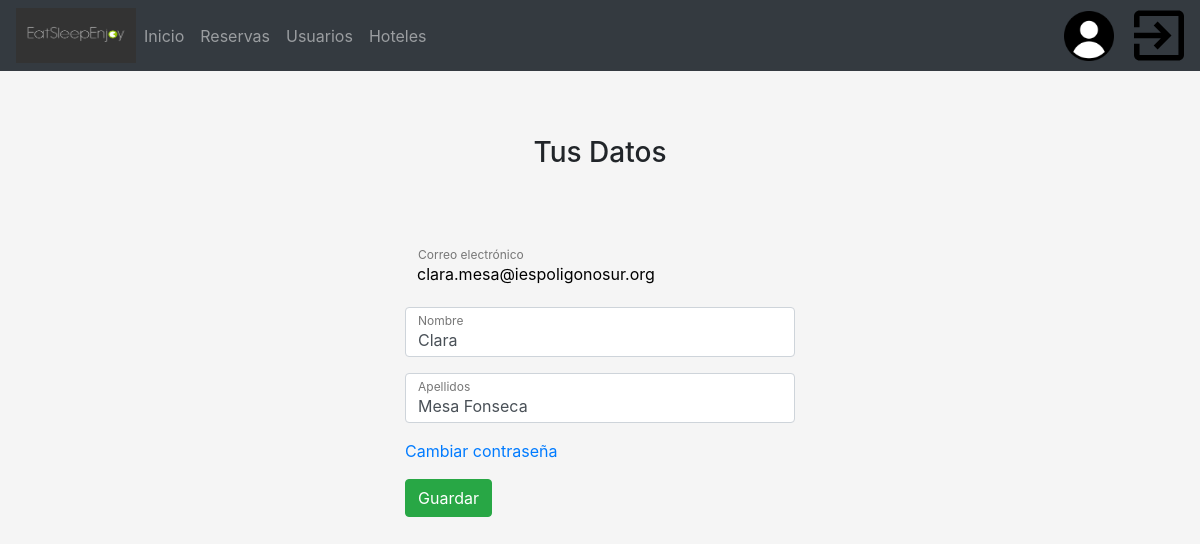
/Hito4/scripts/php/controller/setUsuario.php (signed in), run on an earlier commit of the app's database.
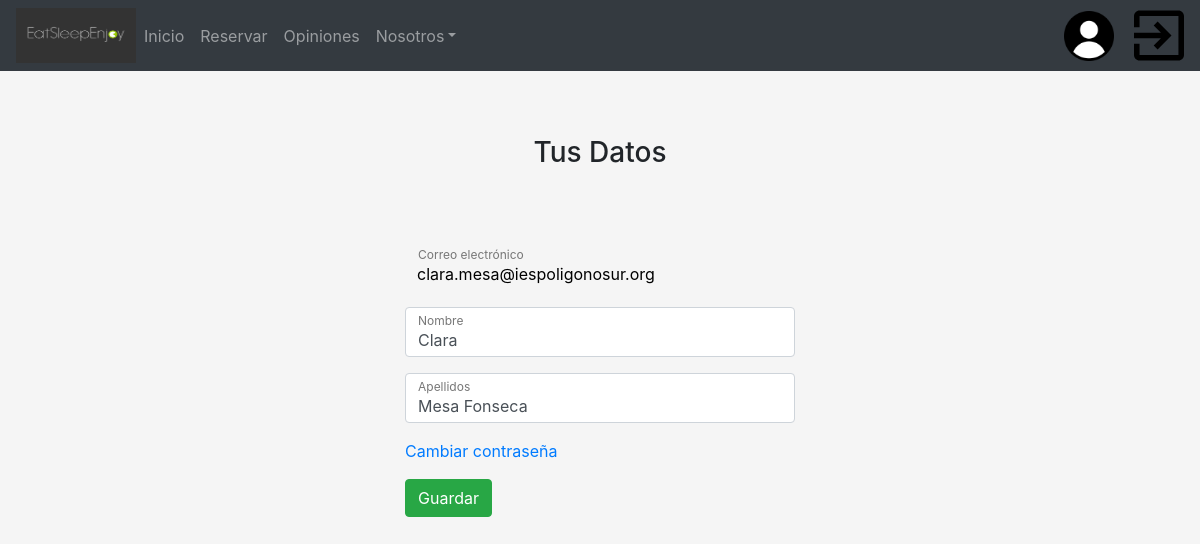
And on a later commit of the database.
### tables this page shows
CREATE TABLE USUARIOS (
    correo      VARCHAR(100) NOT NULL PRIMARY KEY,
    nombre      VARCHAR(50) NOT NULL,
    apellidos   VARCHAR(100) NOT NULL,
    password    VARCHAR(20) NOT NULL,
    tipo        CHAR(1) NOT NULL
);

### Hito4/scripts/php/controller/setUsuario.php (called while the page is built, shortened)
<?php
	require_once "../model/Usuario.php";
	$datos = Usuario::buscarUsuario($_SESSION["correoUsuario"]);
	$usuario = new Usuario($datos);
	include "../view/vistaDatos.php";
?>

### Hito4/scripts/php/model/Usuario.php (called while the page is built, shortened)
<?php
	class Usuario {
		private $nombre;
		private $apellidos;
		private $correo;
		private $tipo;
		function __construct($fila) {
			$this->correo = $fila["correo"];
			$this->nombre = $fila["nombre"];
			$this->apellidos = $fila["apellidos"];
			$this->tipo = $fila["tipo"];
		}
		public function getCorreo() {
			return $this->correo;
		}
		public function getNombre() {
			return $this->nombre;
		}
		public function getApellidos() {
			return $this->apellidos;
		}
		public function getTipo() {
			if ($this->tipo == "A") {
				return "Administrador";
			} else {
				return "Usuario";
			}
		}
		public static function buscarUsuario($correo) {
			$conexion = Conexion::conexionBD();
			$sql = "SELECT * FROM usuarios WHERE correo LIKE '$correo'";
			$resultado = $conexion->query($sql);
			$fila = $resultado->fetch();
			return $fila;
		}
	}
?>

### Hito4/scripts/php/view/vistaDatos.php (the view, shortened to what this page needs)
<!DOCTYPE html>
<html lang="es">
	<head>
		<link rel="stylesheet" type="text/css" href="../../../style/main.css">
		<link rel="stylesheet" type="text/css" href="../../../lib/bootstrap.min.css">
		<link rel="stylesheet" type="text/css" href="../../../lib/floating-labels.css">
	</head>
	<body>
		<main class="container-fluid">
			<header class="row mb-3">
				<nav class="navbar navbar-expand-sm navbar-dark bg-dark fixed-top col-md-12">
					<img src="../../../images/logo.jpg" width="120" height="55">
					<div class="collapse navbar-collapse" id="menu">
						<?php
							if ($usuario->getTipo() == "Administrador") {
						?>
						<ul class="navbar-nav">
							<li class="nav-item">
								<a href="../view/vistaAdmin.php" class="nav-link">Inicio</a>
							</li>
							<li class="nav-item">
								<a href="" class="nav-link" data-toggle="tooltip" data-html="true" title="Ver, modificar o borrar reservas realizadas y/o canceladas">Reservas</a>
							</li>
							<li class="nav-item">
								<a href="./verUsuarios.php" class="nav-link" data-toggle="tooltip" data-html="true" title="Ver, modificar o borrar usuarios">Usuarios</a>
							</li>
							<li class="nav-item">
								<a href="./verHoteles.php" class="nav-link" data-toggle="tooltip" data-html="true" title="Ver, modificar o borrar hoteles">Hoteles</a>
							</li>
						</ul>
						<?php
							} else {
						?>
						<ul class="navbar-nav">
							<li class="nav-item">
								<a href="../../../index.php" class="nav-link">Inicio</a>
							</li>
							<li class="nav-item">
								<a href="./scripts/php/view/vistaReserva.php" class="nav-link" data-toggle="tooltip" data-html="true" title="¡Haz tu reserva a medida!">Reservar</a>
							</li>
							<li class="nav-item">
								<a href="" class="nav-link" data-toggle="tooltip" data-html="true" title="¡Conoce las opiniones de nuestros clientes!">Opiniones</a>
							</li>
							<li class="nav-item dropdown">
								<a class="nav-link dropdown-toggle" data-toggle="dropdown">Nosotros</a>
							</li>
						</ul>
						<?php
							}
						?>
					</div>
					<a href="./setUsuario.php" data-toggle="tooltip" data-html="true" title="¡Hola <?php echo $_SESSION['nombreUsuario'];?>!">
						<img src="../../../images/usuario.png" width="50" height="50" id="usuario">
					</a>
					<a href="../controller/cerrarSesion.php" data-toggle="tooltip" data-html="true" title="Cerrar sesión">
						<img src="../../../images/salir.svg" width="50" height="55">
					</a>
				</nav>
			</header>
			<header class="row justify-content-center mt-5">
				<h3 class="text-center text-capitalize mt-5">Tus datos</h3>
			</header>
			<section class="row justify-content-center mt-5">
				<form class="form-signin" method="post" action="./setDatos.php">
					<div class="form-label-group">
						<input type="email" id="correo" name="correo" class="form-control-plaintext" placeholder="Correo electrónico" value="<?=$usuario->getCorreo()?>" readonly>
						<label for="correo">Correo electrónico</label>
					</div>
					<div class="form-label-group">
						<input type="text" id="nombre" name="nombre" class="form-control" placeholder="Nombre" value="<?=$usuario->getNombre()?>">
						<label for="nombre">Nombre</label>
					</div>
					<div class="form-label-group">
						<input type="text" id="apellidos" name="apellidos" class="form-control" placeholder="Apellidos" value="<?=$usuario->getApellidos()?>">
						<label for="apellidos">Apellidos</label>
					</div>
					<div class="form-group">
						<a href="./setPassword.php?id=<?=base64_encode($usuario->getCorreo())?>&controlador=setUsuario.php">Cambiar contraseña</a>
					</div>
					<div class="form-group">
						<input type="submit" name="setDatos" class="btn btn-success" value="Guardar">
					</div>
				</form>
			</section>
		</main>
	</body>
</html>

### Hito4/style/main.css (style rules this page uses)
a, span { cursor: pointer; }
img#usuario { margin-right: 20px; }

What changed in the data, as far as the page shows it:
changed usuarios "clara.mesa@iespoligonosur.org": tipo "A" → "U" (drawn)
Also different on the page:
text no longer shown: "Reservas Usuarios Hoteles"
text now shown: "Reservar Opiniones Nosotros"
